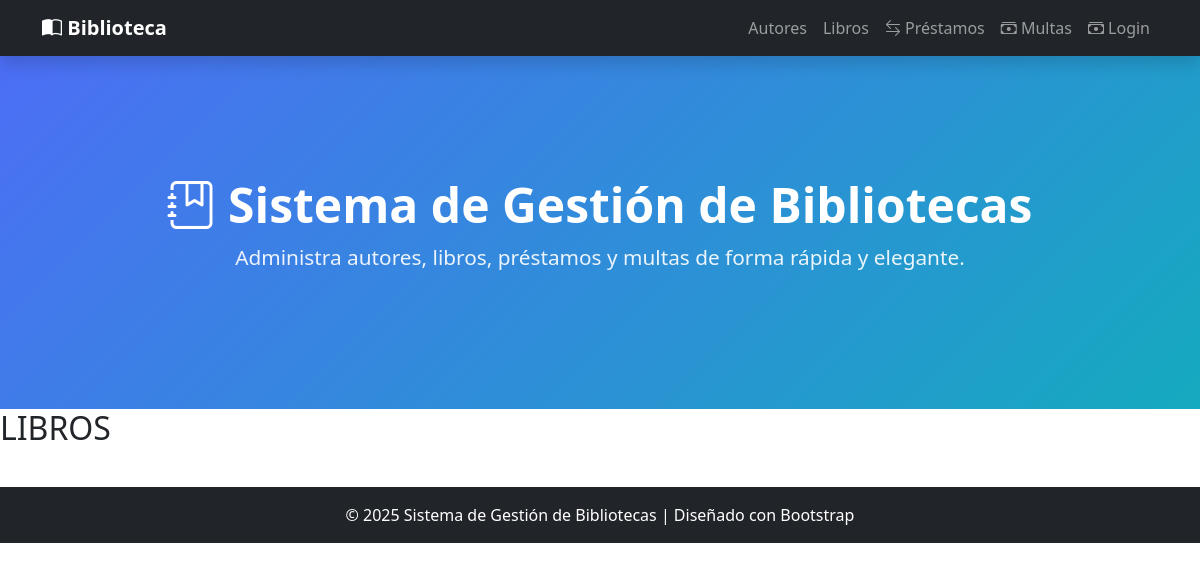
Page /libros/ on the earlier database version.
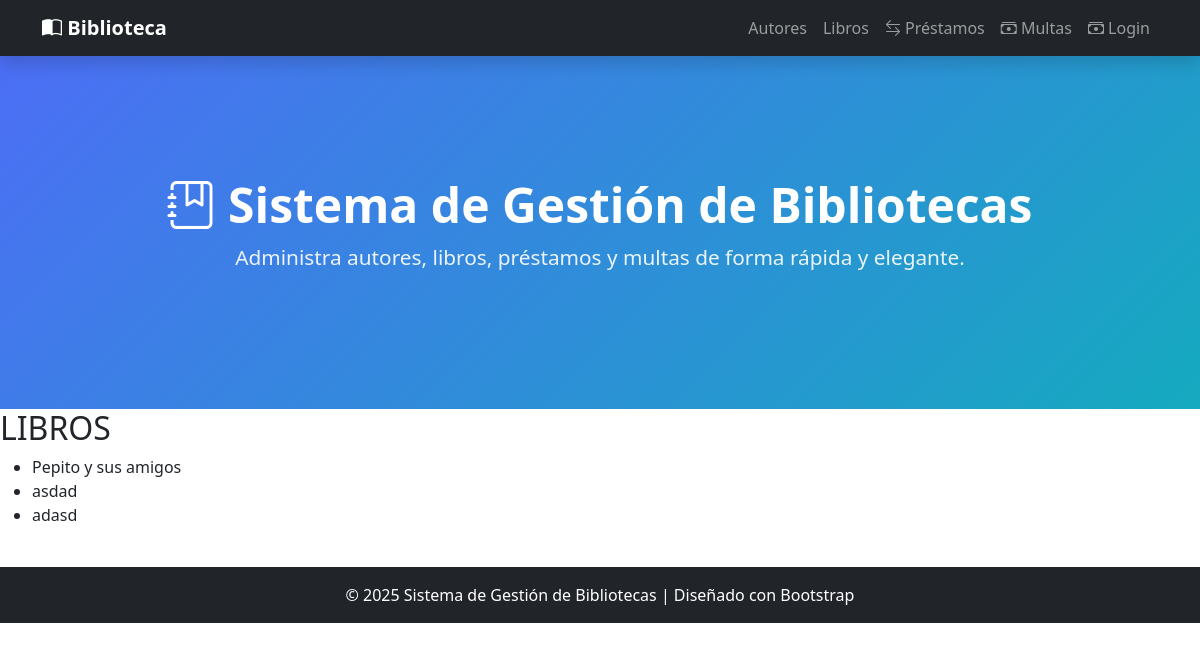
Same page on the later database version.
### gestion/models.py (models this page shows, shortened)
class Libro(models.Model):
    titulo = models.CharField(max_length=50)
    autor = models.ForeignKey(Autor,related_name="Libros", on_delete=models.PROTECT)    #Aqui en vez de one2many, las relaciones se hacen con llaves
    disponible = models.BooleanField(default=True)

### gestion/views.py (the view)
# urls.py: path('libros/',lista_libros, name="lista_libros"),
def lista_libros(request):
    libros = Libro.objects.all() #Devuelve toda la lista
    return render(request, 'gestion/templates/libros.html',{'libros':libros})

### gestion/templates/libros.html
{% extends "index.html" %}
{% block contenido %}
<h2> LIBROS </h2>
<ul> {% for libro in libros%}
    <li> {{ libro.titulo }}{{ autor.autor }} {{ autor.disponible }}
    </li>
    {% endfor %}
</ul>
{% endblock %}

Differences in the rows shown:
added Libro: titulo "Pepito y sus amigos"
added Libro: titulo "asdad"
added Libro: titulo "adasd"
